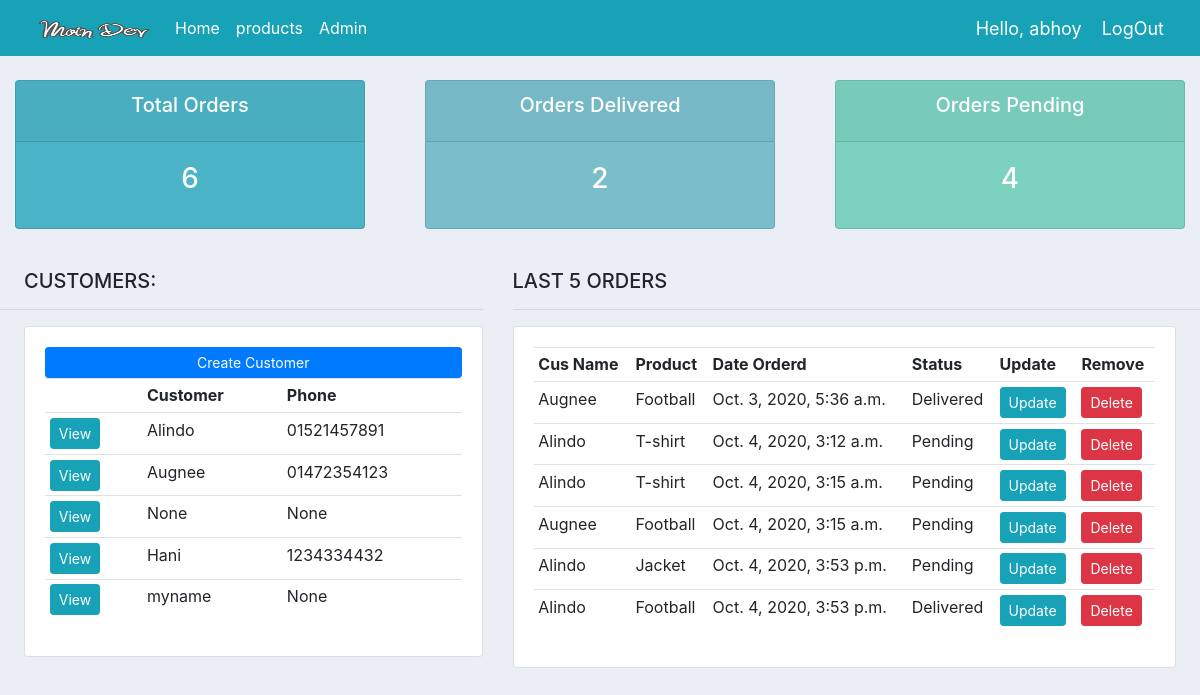
The page / (signed in) on the database its author committed.
### accounts/models.py (models this page shows, shortened)
class Customer(models.Model):
    user=models.OneToOneField(User,null=True, blank=True,on_delete=models.CASCADE)
    name = models.CharField(max_length=120, null=True )
    phone = models.CharField(max_length=120, null= True)
    email = models.CharField(max_length=35 , null=True)
    profile_pic= models.ImageField(default="abhoy.JPG",null=True,blank=True,)
    date_created = models.DateTimeField(auto_now_add=True ,null=True)

class Order(models.Model):
    STATUS =(
        ('Pending','Pending'),
        ('Out for Delivery', 'Out for Delivery'),
        ('Delivered','Delivered'),
        )
    customer =models.ForeignKey(Customer, on_delete=models.SET_NULL ,null=True)
    product =models.ForeignKey(Product, on_delete=models.SET_NULL ,null=True)
    date_created =models.DateTimeField(auto_now_add=True ,null=True)
    status =models.CharField(max_length=120, null=True ,choices=STATUS)

class Product(models.Model):
    CATEGORY = (
        ('Indoor','Indoor'),
        ('Outdoor','Outdoor'),
        ('Both','Both')
    )
    name = models.CharField(max_length=120, null=True )
    price =models.FloatField(null=True)
    category =models.CharField(max_length=120, null=True ,choices=CATEGORY)
    description = models.CharField(max_length=120, null=True )
    date_created= models.DateTimeField(auto_now_add=True ,null=True)
    tag=models.ManyToManyField(Tag)
    def __str__(self):
        return self.name

### accounts/decorators.py (the view)
	def wrapper_function(request, *args, **kwargs):
		group = None
		if request.user.groups.exists():
			group = request.user.groups.all()[0].name
		if group == 'customer':
			return redirect('user-page')
		if group == 'admin':
			return view_func(request, *args, **kwargs)

### accounts/views.py (called while the page is built)
@login_required(login_url='login')
@admin_only
def home(request):
    orders = Order.objects.all()
    customers = Customer.objects.all()
    total_customers = customers.count()
    total_order = orders.count()
    delivered = orders.filter(status='Delivered').count()
    pending = orders.filter(status='Pending').count()
    context = {'orders':orders , 'customers':customers,'total_customers':total_customers,
    'total_order':total_order,'delivered':delivered,'pending':pending }
    return render(request, 'accounts/dashboard.html', context)

### accounts/templates/accounts/dashboard.html (shortened to what this page needs)
{% extends 'base.html' %}
    {% block body %}
    {% include 'accounts/status.html' %}
    <br>
        <div class="row">
            <div class="col-md-5">
                <h5 class="mx-4">CUSTOMERS:</h5>
                <hr>
                <div class="card ml-4">
                    <div class="card-body">
                        <a class="btn btn-primary  btn-sm btn-block" href="">Create Customer</a>
                        <table class="table table-sm">
                            <tr>
                                <th></th>
                                <th>Customer</th>
                                <th>Phone</th>
                            </tr>
                            {% for customer in customers %}
                                <tr>
                                    <td><a class="btn btn-sm btn-info" href=" {% url 'customer' customer.id %} ">View</a></td>
                                    <td>{{customer.name}}</td>
                                    <td>{{customer.phone}}</td>
                                </tr>
                            {% endfor %}
                        </table>
                    </div>
                </div>
            </div>
            <div class="col-md-7">
                <h5>LAST 5 ORDERS</h5>
                 <hr>
                    <div class="card card-body mr-4">
                    <table class="table table-sm">
                        <tr>
                            <th>Cus Name</th>
                            <th>Product</th>
                            <th>Date Orderd</th>
                            <th>Status</th>
                            <th>Update</th>
                            <th>Remove</th>
                        </tr>
                        {% for order in orders %}
                            <tr>
                                <td>{{ order.customer.name }}</td>
                                <td>{{order.product}}</td>
                                <td>{{order.date_created}}</td>
                                <td>{{order.status}}</td>
                                <td><a class="btn btn-sm btn-info" href=" {% url 'update_order' order.id %} ">Update</a></td>
                                <td><a class="btn btn-sm btn-danger" href="{% url 'delete_order' order.id %}">Delete</a></td>
                            </tr>
                        {% endfor %}
                    </table>
                </div>
            </div>
        </div>
    {% endblock body %}

### accounts/templates/base.html (shortened to what this page needs)
{% load static %}
<!doctype html>
<html lang="en">
  <head>
    <link rel="stylesheet" href="https://stackpath.bootstrapcdn.com/bootstrap/4.5.2/css/bootstrap.min.css">
    <link rel="stylesheet" href="{% static 'css/main.css' %}">
  </head>
  <body>
    <nav class="navbar navbar-expand-lg navbar-dark bg-info">
        <a class="navbar-brand" href="#"><img src="{% static 'images/logo3.png' %}" alt=""></a>
        <div class="collapse navbar-collapse" id="navbarSupportedContent">
          <ul class="navbar-nav mr-auto">
            {% if request.user.is_staff %}
            <li class="nav-item active">
              <a class="nav-link" href="{% url 'home' %}">Home <span class="sr-only">(current)</span></a>
            </li>
            <li class="nav-item active">
              <a class="nav-link" href=" {% url 'products' %}">products</a>
            </li>
            <li class="nav-item active">
              <a class="nav-link" href="/admin/">Admin <span class="sr-only">(current)</span></a>
            </li>
            {% else %}
            <li class="nav-item active">
              <a class="nav-link" href="{% url 'account' %}">Settings </a>
            </li>
            {% endif %}
          </ul>
        </div>
        <span class="hello-msg">Hello, {{request.user}} </span>
        <span><a class="hello-msg" href=" {% url 'logout' %} ">LogOut</a></span>
      </nav>
    {% block body %}
    {% endblock body %}
  </body>
</html>

### accounts/templates/accounts/status.html
<br>
<div class="row">
	<div class="col">
		<div class="col-md">
			<div class="card text-center text-white  mb-3" id="total-orders">
			  	<div class="card-header">
			  		<h5 class="card-title">Total Orders</h5>
			  	</div>
			  	<div class="card-body">
			    	<h3 class="card-title"> {{total_order}} </h3>
			  	</div>
			</div>
		</div>
	</div>
	<div class="col">
		<div class="col-md">
			<div class="card text-center text-white  mb-3" id="orders-delivered">
			  	<div class="card-header">
			  		<h5 class="card-title">Orders Delivered</h5>
			  	</div>
			  	<div class="card-body">
			    	<h3 class="card-title"> {{delivered}} </h3>
			  	</div>
			</div>
		</div>
	</div>
	<div class="col">
		<div class="col-md">
			<div class="card text-center text-white  mb-3" id="orders-pending">
			  	<div class="card-header">
			  		<h5 class="card-title">Orders Pending</h5>
			  	</div>
			  	<div class="card-body">
			    	<h3 class="card-title"> {{pending}} </h3>
			  	</div>
			</div>
		</div>
	</div>
</div>

### static/css/main.css (style rules this page uses)
body { background-color: #ebeff5; }
#total-orders { background-color: #4cb4c7; }
#orders-delivered { background-color: #7abecc; }
#orders-pending { background-color: #7CD1C0; }

### accounts/templates/base.html (style rules this page uses)
img { height: 20px; width: 120px; margin-left: 15px; }
.hello-msg { font-size: 18px; color: #fff; margin-right: 20px; }

### rows shown on the page
Customer: name "Alindo", phone "01521457891"
Customer: name "Augnee", phone "01472354123"
Customer: name "None", phone "None"
Customer: name "Hani", phone "1234334432"
Customer: name "myname", phone "None"
Order: customer.name "Augnee", product "Football", date_created "Oct. 3, 2020, 5:36 a.m.", status "Delivered"
Order: customer.name "Alindo", product "T-shirt", date_created "Oct. 4, 2020, 3:12 a.m.", status "Pending"
Order: customer.name "Alindo", product "T-shirt", date_created "Oct. 4, 2020, 3:15 a.m.", status "Pending"
Order: customer.name "Augnee", product "Football", date_created "Oct. 4, 2020, 3:15 a.m.", status "Pending"
Order: customer.name "Alindo", product "Jacket", date_created "Oct. 4, 2020, 3:53 p.m.", status "Pending"
Order: customer.name "Alindo", product "Football", date_created "Oct. 4, 2020, 3:53 p.m.", status "Delivered"

### other values the page prints
{{ request.user }} "abhoy"
{{ total_order }} "6"
{{ delivered }} "2"
{{ pending }} "4"
